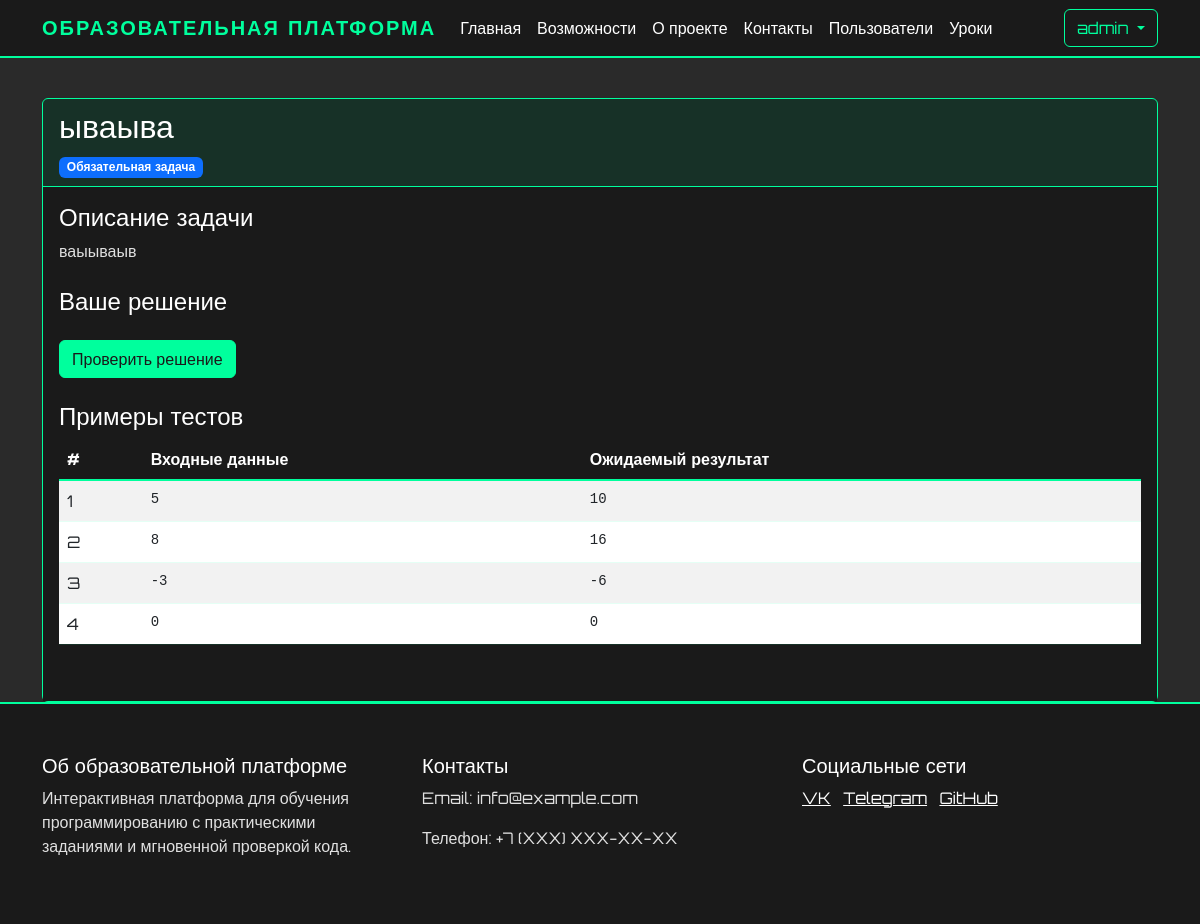
The app's page /tasks/1/solve (signed in) with its own data.
### app.py (models this page shows, shortened)
class User(UserMixin, db.Model):
    id = db.Column(db.Integer, primary_key=True)
    name = db.Column(db.String(100), nullable=False)
    username = db.Column(db.String(80), unique=True, nullable=False)
    email = db.Column(db.String(120), unique=True, nullable=False)
    password_hash = db.Column(db.String(128))
    is_admin = db.Column(db.Boolean, default=False)
    created_at = db.Column(db.DateTime, default=db.func.now())
    last_login = db.Column(db.DateTime)
    is_active = db.Column(db.Boolean, default=True)

class PracticeTask(db.Model):
    id = db.Column(db.Integer, primary_key=True)
    lesson_id = db.Column(db.Integer, db.ForeignKey('lesson.id'), nullable=False)
    title = db.Column(db.String(200), nullable=False)
    description = db.Column(db.Text, nullable=False)
    function_name = db.Column(db.String(200), nullable=False)  # Название функции
    initial_code = db.Column(db.Text)  # Начальный код для задачи
    order_number = db.Column(db.Integer, nullable=False)
    is_required = db.Column(db.Boolean, default=False)
    tests = db.relationship('TaskTest', backref='task', lazy=True, cascade='all, delete-orphan')

class TaskTest(db.Model):
    id = db.Column(db.Integer, primary_key=True)
    task_id = db.Column(db.Integer, db.ForeignKey('practice_task.id'), nullable=False)
    function = db.Column(db.String(200), nullable=False)  # Название функции с аргументами
    input_data = db.Column(db.Text, nullable=False)  # Аргументы функции
    expected_output = db.Column(db.Text, nullable=False)
    is_hidden = db.Column(db.Boolean, default=False)
    order_number = db.Column(db.Integer, nullable=False)

### app.py (the view, shortened to what this page needs)
@app.route('/tasks/<int:task_id>/solve', methods=['GET', 'POST'])
@login_required
def solve_task(task_id):
    task = PracticeTask.query.get_or_404(task_id)
    return render_template('solve_task.html', task=task)

### app.py (called while the page is built)
@login_manager.user_loader
def load_user(user_id):
    return User.query.get(int(user_id))

### templates/solve_task.html (shortened to what this page needs)
{% extends "base.html" %}
{% block content %}
<div class="container mt-4">
    <div class="card">
        <div class="card-header">
            <h2>{{ task.title }}</h2>
            {% if task.is_required %}
                <span class="badge bg-primary">Обязательная задача</span>
            {% endif %}
        </div>
        <div class="card-body">
            <div class="mb-4">
                <h4>Описание задачи</h4>
                <p>{{ task.description }}</p>
            </div>
            <div class="mb-4">
                <h4>Ваше решение</h4>
                <form method="POST" action="{{ url_for('check_solution', task_id=task.id) }}">
                    <button type="submit" class="btn btn-primary mt-3">Проверить решение</button>
                </form>
            </div>
            <div class="mb-4">
                <h4>Примеры тестов</h4>
                <div class="table-responsive">
                    <table class="table table-striped">
                        <thead>
                            <tr>
                                <th>#</th>
                                <th>Входные данные</th>
                                <th>Ожидаемый результат</th>
                            </tr>
                        </thead>
                        <tbody>
                            {% for test in task.tests if not test.is_hidden %}
                            <tr>
                                <td>{{ test.order_number }}</td>
                                <td><pre class="mb-0">{{ test.input_data }}</pre></td>
                                <td><pre class="mb-0">{{ test.expected_output }}</pre></td>
                            </tr>
                            {% endfor %}
                        </tbody>
                    </table>
                </div>
            </div>
        </div>
    </div>
</div>
<link rel="stylesheet" href="https://cdnjs.cloudflare.com/ajax/libs/codemirror/5.65.2/codemirror.min.css">
{% endblock %}

### templates/base.html (shortened to what this page needs)
<!DOCTYPE html>
<html lang="ru">
<head>
    <link href="https://cdn.jsdelivr.net/npm/bootstrap@5.3.0/dist/css/bootstrap.min.css" rel="stylesheet">
</head>
<body>
    <nav class="navbar navbar-expand-lg navbar-dark">
        <div class="container">
            <a class="navbar-brand" href="{{ url_for('index') }}">Образовательная платформа</a>
            <div class="collapse navbar-collapse" id="navbarNav">
                <ul class="navbar-nav me-auto">
                    <li class="nav-item">
                        <a class="nav-link" href="{{ url_for('index') }}">Главная</a>
                    </li>
                    <li class="nav-item">
                        <a class="nav-link" href="#features">Возможности</a>
                    </li>
                    <li class="nav-item">
                        <a class="nav-link" href="#about">О проекте</a>
                    </li>
                    <li class="nav-item">
                        <a class="nav-link" href="#contact">Контакты</a>
                    </li>
                    {% if current_user.is_admin %}
                    <li class="nav-item">
                            <a class="nav-link" href="{{ url_for('user_list') }}">Пользователи</a>
                    </li>
                    <li class="nav-item">
                            <a class="nav-link" href="{{ url_for('lesson_list') }}">Уроки</a>
                    </li>
                    {% endif %}
                </ul>
                <div class="d-flex">
                    {% if current_user.is_authenticated %}
                        <div class="dropdown">
                            <button class="btn btn-outline-light dropdown-toggle" type="button" id="userMenu" data-bs-toggle="dropdown">
                                {{ current_user.username }}
                            </button>
                        </div>
                    {% else %}
                        <a href="{{ url_for('login') }}" class="btn btn-outline-light me-2">Войти</a>
                    {% endif %}
                </div>
            </div>
        </div>
    </nav>
    {% block content %}{% endblock %}
    <footer class="footer">
        <div class="container">
            <div class="row">
                <div class="col-md-4">
                    <h5>Об образовательной платформе</h5>
                    <p>Интерактивная платформа для обучения программированию с практическими заданиями и мгновенной проверкой кода.</p>
                </div>
                <div class="col-md-4">
                    <h5>Контакты</h5>
                    <p>Email: info@example.com</p>
                    <p>Телефон: +7 (XXX) XXX-XX-XX</p>
                </div>
                <div class="col-md-4">
                    <h5>Социальные сети</h5>
                    <a href="#" class="text-white me-2">VK</a>
                    <a href="#" class="text-white me-2">Telegram</a>
                    <a href="#" class="text-white">GitHub</a>
                </div>
            </div>
        </div>
    </footer>
</body>
</html>

### templates/base.html (style rules this page uses)
:root { --cyber-primary: #00ff9d; --cyber-secondary: #ff6600; --cyber-dark: #1a1a1a; --cyber-bg: #2a2a2a; --cyber-text: #e0e0e0; --cyber-text-light: #ffffff; --cyber-text-muted: #b0b0b0; --cyber-card-bg: #1a1a1a; --cyber-text-dark: #333333; --cyber-info: #ff00ff; }
body { font-family: 'Orbitron', sans-serif; background-color: var(--cyber-bg); color: var(--cyber-text); min-height: 100vh; display: flex; flex-direction: column; }
.navbar { background-color: var(--cyber-dark) !important; border-bottom: 2px solid var(--cyber-primary); }
.navbar-brand { color: var(--cyber-primary) !important; font-weight: 700; text-transform: uppercase; letter-spacing: 2px; }
.nav-link { color: var(--cyber-text-light) !important; transition: all 0.3s ease; }
.btn-outline-light { border-color: var(--cyber-primary); color: var(--cyber-primary); transition: all 0.3s ease; }
.footer { background-color: var(--cyber-dark); border-top: 2px solid var(--cyber-primary); color: var(--cyber-text-light); padding: 50px 0; }
.text-white { color: var(--cyber-text-light) !important; }
h1, h2, h3, h4, h5, h6 { color: var(--cyber-text-light); }
p { color: var(--cyber-text); }
.card { background-color: var(--cyber-card-bg); border: 1px solid var(--cyber-primary); color: var(--cyber-text-light); }
.card-header { background-color: rgba(0, 255, 157, 0.1); border-bottom: 1px solid var(--cyber-primary); color: var(--cyber-text-light); }
.card-body { background-color: var(--cyber-card-bg); color: var(--cyber-text-light); }
.table { color: var(--cyber-text-light); }
.table thead th { background-color: var(--cyber-card-bg); border-bottom: 2px solid var(--cyber-primary); color: var(--cyber-text-light); }
.table tbody tr { background-color: var(--cyber-card-bg); border-bottom: 1px solid rgba(0, 255, 157, 0.1); }
.btn-outline-light { animation: cyberGlow 2s infinite; }
.btn-primary { background-color: var(--cyber-primary); border-color: var(--cyber-primary); color: var(--cyber-dark); transition: all 0.3s ease; }

### records on screen
User: username "admin"
PracticeTask: title "ываыва", description "ваыываыв"
TaskTest: order_number "1", input_data "5", expected_output "10"
TaskTest: order_number "2", input_data "8", expected_output "16"
TaskTest: order_number "3", input_data "-3", expected_output "-6"
TaskTest: order_number "4", input_data "0", expected_output "0"
